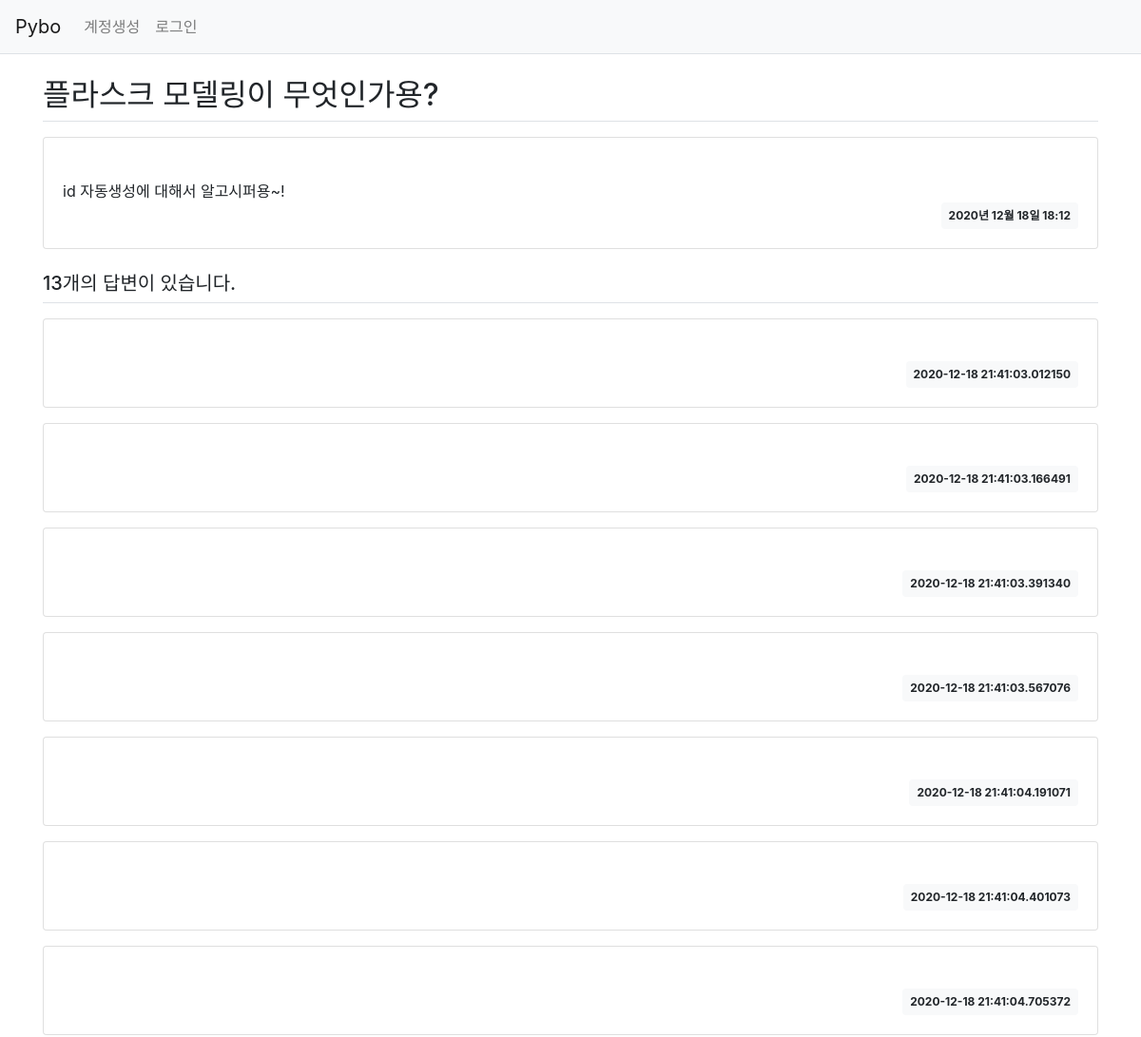
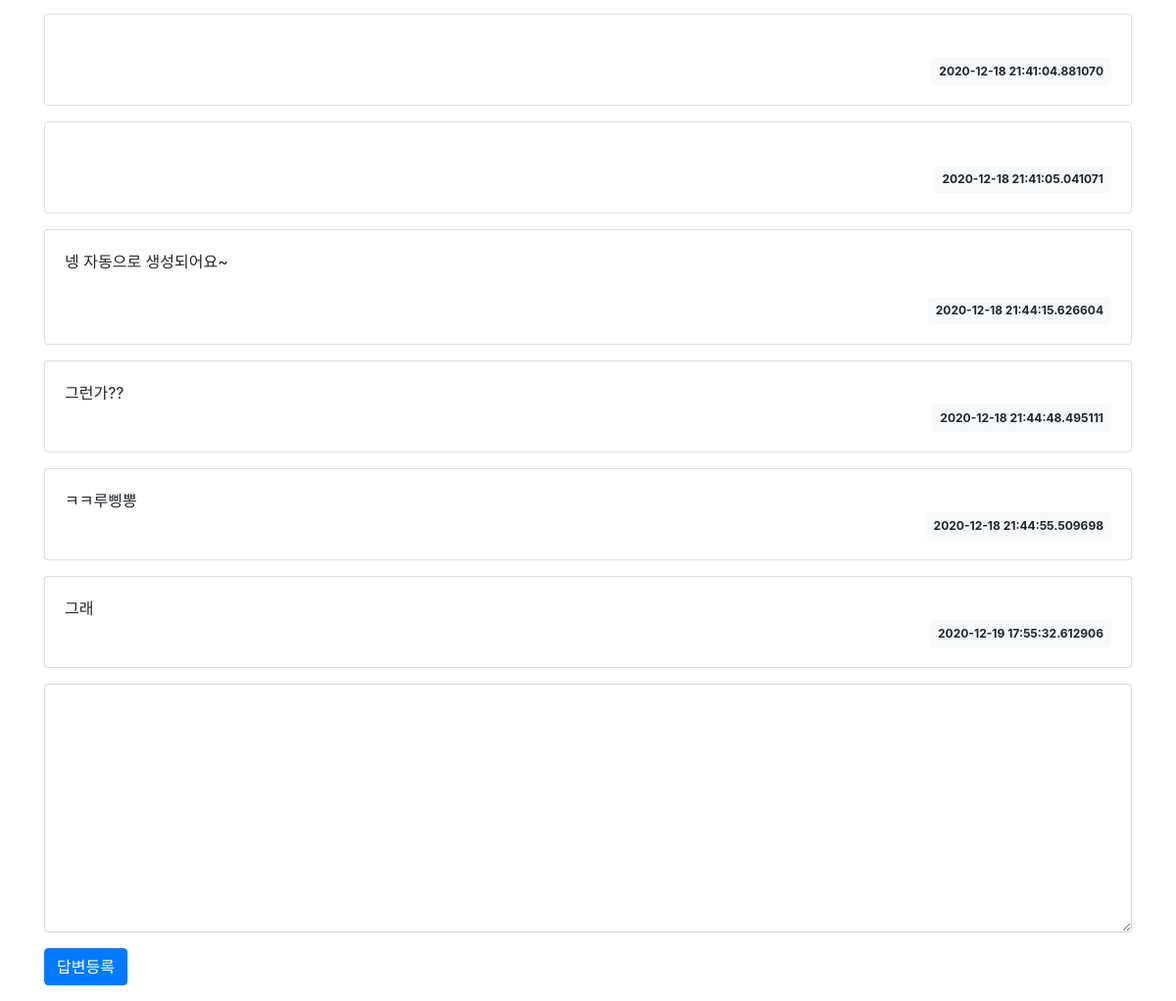
Screenshot of /question/detail/2/ with the database file from the repository (2 pictures, top to bottom).
### pybo/models.py (models this page shows)
class Question(db.Model):
    id = db.Column(db.Integer, primary_key=True)
    subject = db.Column(db.String(300), nullable=False)
    content = db.Column(db.Text(), nullable=False)
    create_date = db.Column(db.DateTime(), nullable=False)

class Answer(db.Model):
    id = db.Column(db.Integer, primary_key=True)
    question_id = db.Column(db.Integer, db.ForeignKey('question.id', ondelete='CASCADE'))
    question = db.relationship('Question', backref=db.backref('answer_set', cascade='all, delete-orphan'))
    content = db.Column(db.Text(), nullable=False)
    create_date = db.Column(db.DateTime(), nullable=False)

### pybo/views/question_views.py (the view)
@bp.route('/detail/<int:question_id>/')
def detail(question_id):
    form = AnswerForm()
    question = Question.query.get_or_404(question_id)
    return render_template('question/question_detail.html', question=question, form=form)

### pybo/forms.py
class AnswerForm(FlaskForm):
    content = TextAreaField('내용', validators=[DataRequired('내용을 입력해 주세요')])

### pybo/filter.py (called while the page is built)
def format_datetime(value, fmt='%Y년 %m월 %d일 %H:%M'):
    return value.strftime(fmt)

### pybo/templates/question/question_detail.html (shortened to what this page needs)
{% extends 'base.html' %}
{% block content %}
<link rel="stylesheet" href="{{ url_for('static', filename='bootstrap.min.css') }}">
<div class="container my-3">
    <h2 class="border-bottom py-2">{{ question.subject }}</h2>
    <div class="card my-3">
    <div class="card-body">
        <div class="card-text" style="white-space: pre-line;">
            {{ question.content }}</div>
        <div class="d-flex justify-content-end">
            <div class="badge badge-light p-2">
                {{ question.create_date|datetime }}
            </div>
        </div>
    </div>
</div>
<h5 class="border-bottom my-3 py-2">{{ question.answer_set|length }}개의 답변이 있습니다.</h5>
    {% for answer in question.answer_set %}
    <div class="card my-3">
        <div class="card-body">
            <div class="card-text" style="white-space: pre-line;">{{ answer.content }}
            </div>
            <div class="d-flex justify-content-end">
                <div class="badge badge-light p-2">
                    {{ answer.create_date }}
                </div>
            </div>
        </div>
    </div>
    {% endfor %}
 <form action="{{ url_for('answer.create', question_id=question.id) }}" method="post" class="my-3">
     <div class="form-group">
            <textarea name="content" id="content" class="form-control" rows="10"></textarea>
        </div>
        <input type="submit" value="답변등록" class="btn btn-primary">
    </form>
</div>
{% endblock %}

### rows the page displays
Question: subject "플라스크 모델링이 무엇인가용?", content "id 자동생성에 대해서 알고시퍼용~!", create_date "2020년 12월 18일 18:12"
Answer: create_date "2020-12-18 21:41:03.012150"
Answer: create_date "2020-12-18 21:41:03.166491"
Answer: create_date "2020-12-18 21:41:03.391340"
Answer: create_date "2020-12-18 21:41:03.567076"
Answer: create_date "2020-12-18 21:41:04.191071"
Answer: create_date "2020-12-18 21:41:04.401073"
Answer: create_date "2020-12-18 21:41:04.705372"
Answer: create_date "2020-12-18 21:41:04.881070"
Answer: create_date "2020-12-18 21:41:05.041071"
Answer: content "넹 자동으로 생성되어요~", create_date "2020-12-18 21:44:15.626604"
Answer: content "그런가??", create_date "2020-12-18 21:44:48.495111"
Answer: content "ㅋㅋ루삥뽕", create_date "2020-12-18 21:44:55.509698"
Answer: content "그래", create_date "2020-12-19 17:55:32.612906"

### other values shown
{{ question.answer_set|length }} "13"
